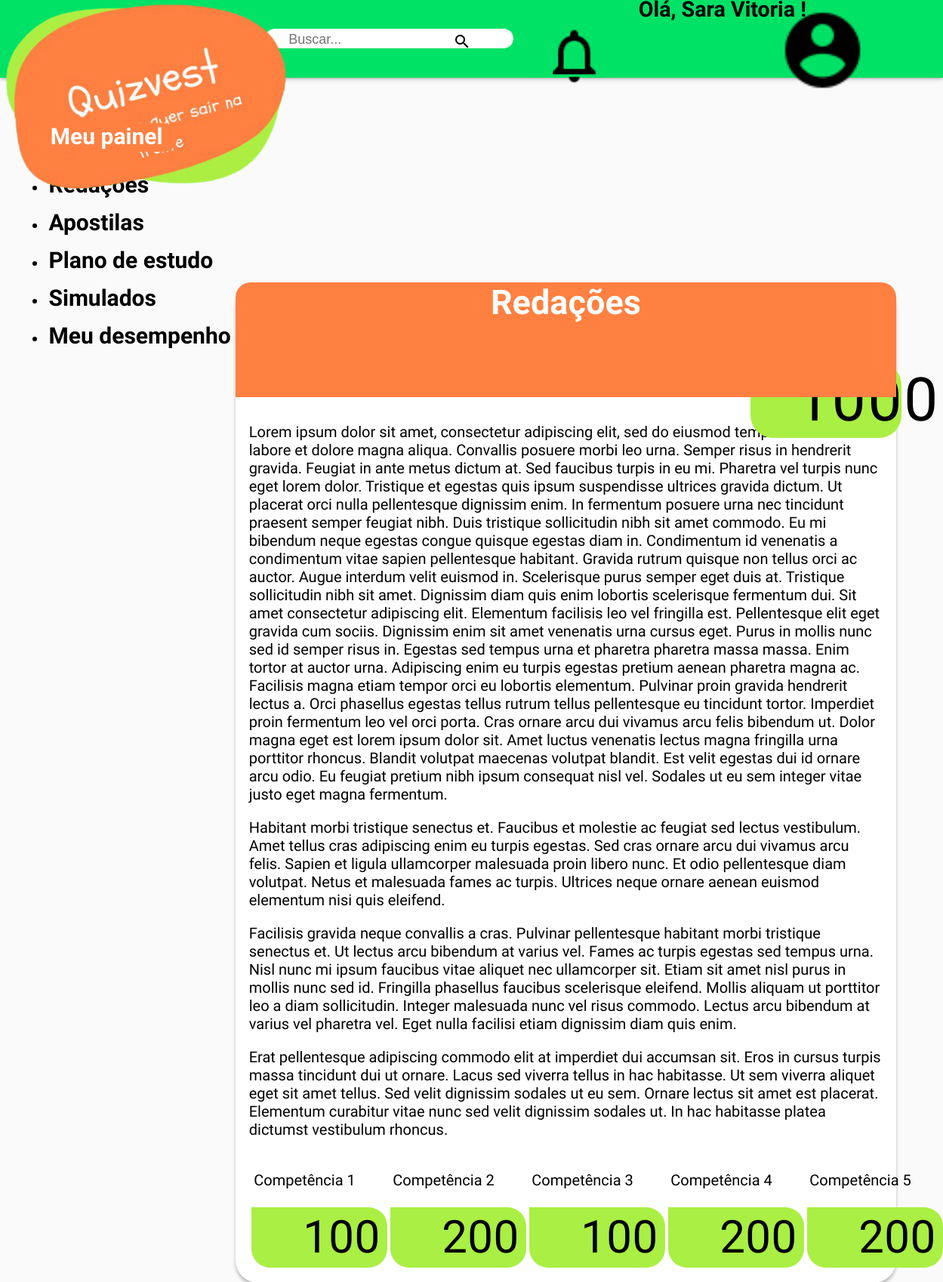
Screenshot of /visualizar_redacao.php?id=1 (signed in) with the database file from the repository.
### tables this page shows
CREATE TABLE `redacoes` (
  `id` int(11) NOT NULL,
  `emailAluno` text NOT NULL,
  `tema` varchar(300) NOT NULL,
  `redacao` text NOT NULL,
  `competencia1` int(11) NOT NULL,
  `competencia2` int(11) NOT NULL,
  `competencia3` int(11) NOT NULL,
  `competencia4` int(11) NOT NULL,
  `competencia5` int(11) NOT NULL,
  `notaredacao` int(20) NOT NULL
);

### visualizar_redacao.php (the view, shortened to what this page needs)
<?php
require_once __DIR__.'/conexao.php';
$id = $_GET['id'];
$procuraredacao = $conn->prepare("SELECT * FROM redacoes WHERE id='$id'");
$procuraredacao->execute();
$listaredacao = $procuraredacao->fetch(PDO::FETCH_ASSOC);
?>
<!DOCTYPE html>
<html lang="en">
<head>
    <link rel="stylesheet" href="style_visualizacao_redacao.css">
</head>
<body>
    <?php require './reader.php'?>
    <div class="opcao column side">
        <p class="destaque">&nbsp; Meu painel &nbsp;</p>
        <ul>
        <li class="menu_lateral"><a href="redacao.php">Redações</a></li>
        <li class="menu_lateral"><a href="#">Apostilas</a></li>
        <li class="menu_lateral"><a href="#">Plano de estudo</a></li>
        <li class="menu_lateral"><a href="#">Simulados</a></li>
        <li class="menu_lateral"><a href="#">Meu desempenho</a></li>
        </ul>
    </div>
<section>
    <div class="redac"><p>Redações</p></div>
    <div class="espaco">
    <h3><?=$listaredacao['tema']?></h3>
    <div class="pontuação nota"><p id="pont"><?=$listaredacao['notaredacao']?></p></div>
    <p><?=$listaredacao['redacao']?></p>
    <table class="competencias">
        <tr>
            <td><p>Competência 1</p></td>
            <td><p>Competência 2</p></td>
            <td><p>Competência 3</p></td>
            <td><p>Competência 4</p></td>
            <td><p>Competência 5</p></td>
        </tr>
        <tr>
            <td><div class="pontuação c"><p id="co"><?=$listaredacao['competencia1']?></p></div></td>
            <td><div class="pontuação c"><p id="co"><?=$listaredacao['competencia2']?></p></div></td>
            <td><div class="pontuação c"><p id="co"><?=$listaredacao['competencia3']?></p></div></td>
            <td><div class="pontuação c"><p id="co"><?=$listaredacao['competencia4']?></p></div></td>
            <td><div class="pontuação c"><p id="co"><?=$listaredacao['competencia5']?></p></div></td>
        </tr>
    </div>
</section>
</body>
</html>

### style_visualizacao_redacao.css (style rules this page uses)
.espaco { position: absolute; width:70%; min-height: 74%; left: 25%; top: 22%; background: #FFFFFF; box-shadow: 0px 4px 4px rgba(0, 0, 0, 0.25); border-radius: 30px; }
.redac { position: absolute; width:70%; height: 9%; left: 25%; top: 22%; background: #FF8041; border-radius: 20px 20px 0 0; z-index: 1; text-align: center; }
.redac p { color: #ffffff; font-family: 'Dosis'; font-weight: 700; font-size: 45px; margin-top: 0%; z-index: 1; }
.opcao { font-family:'Dosis'; font-size:20px; font-weight:bold; margin-left:1%; margin-top:7%; }
.opcao a { text-decoration:none; color:black; padding-left: 2px; padding-right: 20px; font-size: 30px; line-height: 50px; }
.opcao .destaque { margin-top: -3%; font-size: 30px; position: absolute; background-color: #FF8041; border-radius: 25px; color: #FFFFFF; width: 15%; text-align: center; padding-bottom: 3px; }
a { width: 15%; }
.column { float: left; padding: 10px; height: 300px; }
.column.side { width: 25%; }
a { text-decoration: none; color: black; }
.espaco h3 { font-family: 'Dosis'; z-index: 1000; margin-top: 12%; margin-left: 3%; margin-bottom: 6%; font-size: 25px; color: #00E265; }
p { margin-left: 2%; margin-right: 2%; font-size: 20px; }
.nota { position: absolute; left: 78%; top:8%; font-size: 90px; width: 200px; height: 100px; }
.pontuação { font-family: 'Dosis'; line-height: 114px; display: flex; align-items: center; text-align: right; letter-spacing: 0.03em; background-color: #AAEF43; border-radius: 0px 30px 30px 30px; color: black; }
.pontuação p { margin-left: 30%; }
#pont { font-size: 80px; }
.competencias { margin-left: 2%; margin-bottom: 2%; }
td { width: 200px; }
.c { height: 80px; width: 180px; border-radius: 0 25px 25px 25px; }
#co { margin-left: 38%; font-size: 60px; }

### style_reader.css (style rules this page uses)
body { margin: 0%; background-color: #fafafa; font-family: 'Dosis'; }

### rows the page displays
redacoes: notaredacao "1000", redacao "Lorem ipsum dolor sit amet, consectetur adipiscing elit, sed do eiusmod tempor incididunt ut labore et dolore magna aliqua. Convallis posuere morbi leo urna. Semper risus in hendrerit gravida. Feugiat in ante metus dictum at. Sed faucibus turpis in eu mi. Pharetra vel turpis nunc eget lorem dolor. Tristique et egestas quis ipsum suspendisse ultrices gravida dictum. Ut placerat orci nulla pellentesque dignissim enim. In fermentum posuere urna nec tincidunt praesent semper feugiat nibh. Duis tristique sollicitudin nibh sit amet commodo. Eu mi bibendum neque egestas congue quisque egestas diam in. Condimentum id venenatis a condimentum vitae sapien pellentesque habitant. Gravida rutrum quisque…", competencia1 "100", competencia2 "200", competencia3 "100", competencia4 "200", competencia5 "200"
